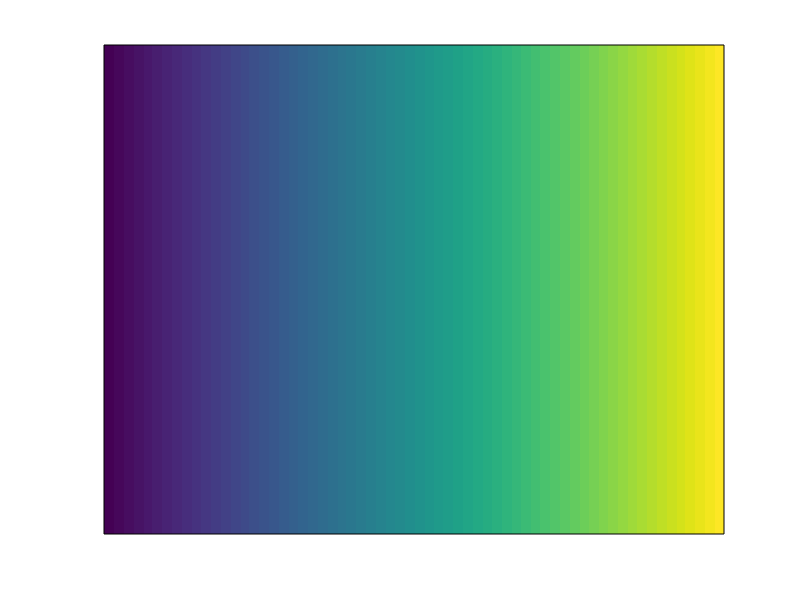

MATLAB code for this plot: (Note: this script raises an error after producing the figure.)
function showColormap(x)
if nargin < 1, x = viridis; end

[X,Y] = meshgrid(1:500,1:40);

surf(X,Y,X,'linestyle','none'); hold on;
plot3([1,500,500,1,1],[1,1,40,40,1],...
       600*ones(1,5),'k','linewidth',0.1);
   
colormap(gca,x); view(0,90);
axis tight; axis off;
background(gitpage);

end
